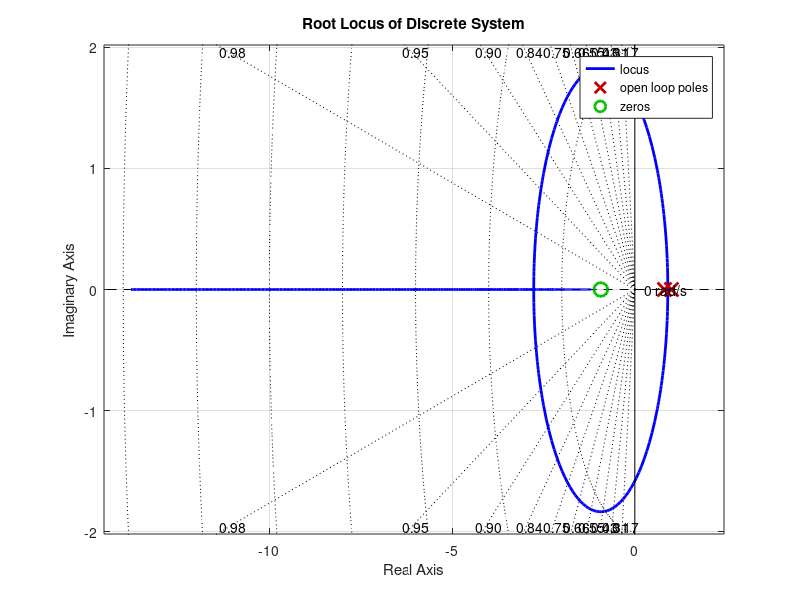
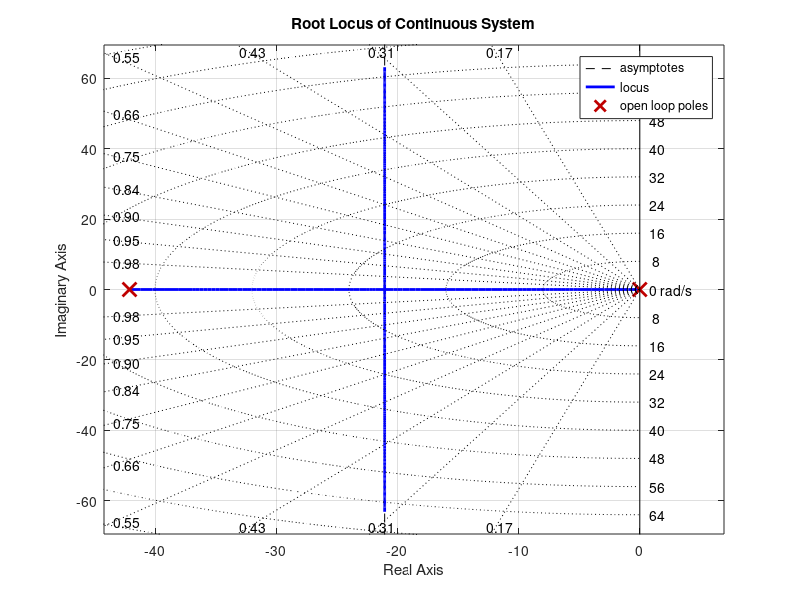
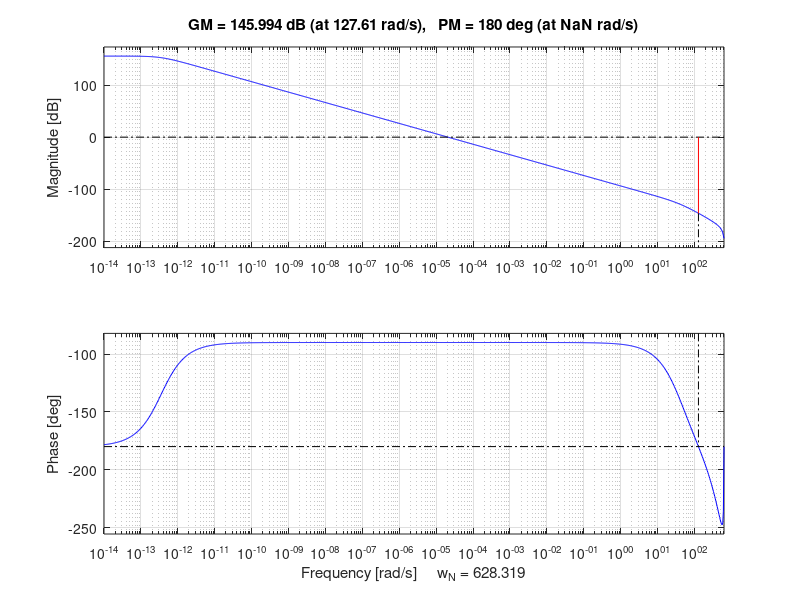
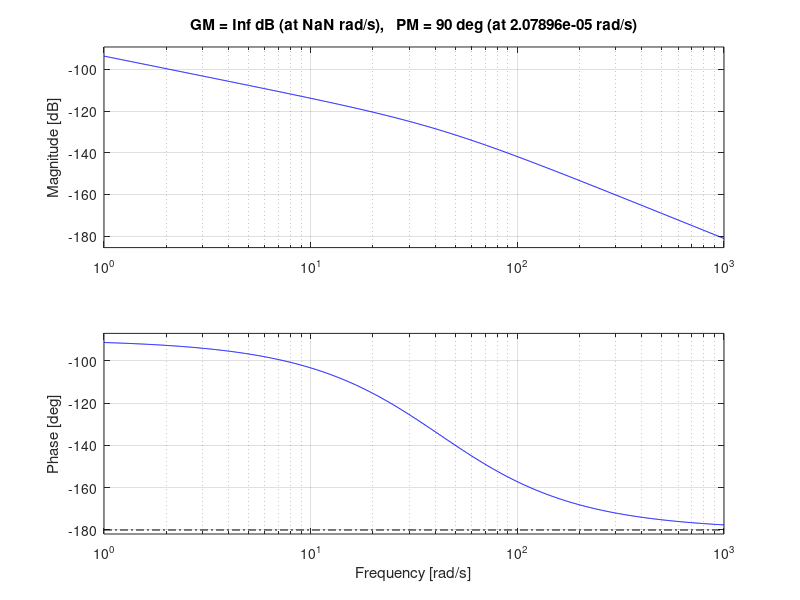

Reproduce these figures in MATLAB, in order.
%% Define Constants
%System Constants
L = 123.2; % mm
pitch = 2; %mm/tooth
pinion = 20; %teeth/rot
motorCPR = 48; %counts/rev
gearRatio = 20.4; % motor/rotor
Vs = 5;

% Control Constants
Kd = 65535/L;
Kenc = 4*pitch*pinion/(gearRatio*motorCPR);
Ke = 1;
Kv = 0.003135; % counts/V
tau = 0.02375; % s
Kpwm = Vs/65535; %V/int
T = 5e-3; %s

% Transfer Function
s=tf('s');
sys = Kpwm*(Kv/(tau*s+1))*(Ke/s)*Kenc*Kd;
dsys = c2d(sys,T, 'zoh');

% Plot Root Locus of System
figure(1);
rlocus(dsys);
title("Root Locus of Discrete System");
zoom on;
sgrid;

figure(2);
rlocus(sys);
title("Root Locus of Continuous System");
zoom on;
sgrid;

% Find PM and GM
figure(3);
[mag_d, phase_d] = bode(dsys);
[Gm_dsys, Pm_dsys, W_cg_dsys, W_cp_dsys] = margin(dsys);
margin(dsys)
grid on;

figure(4);
[mag, phase] = bode(sys);
[Gm_sys, Pm_sys, W_cg_sys, W_cp_sys] = margin(sys);
margin(sys)
grid on;


